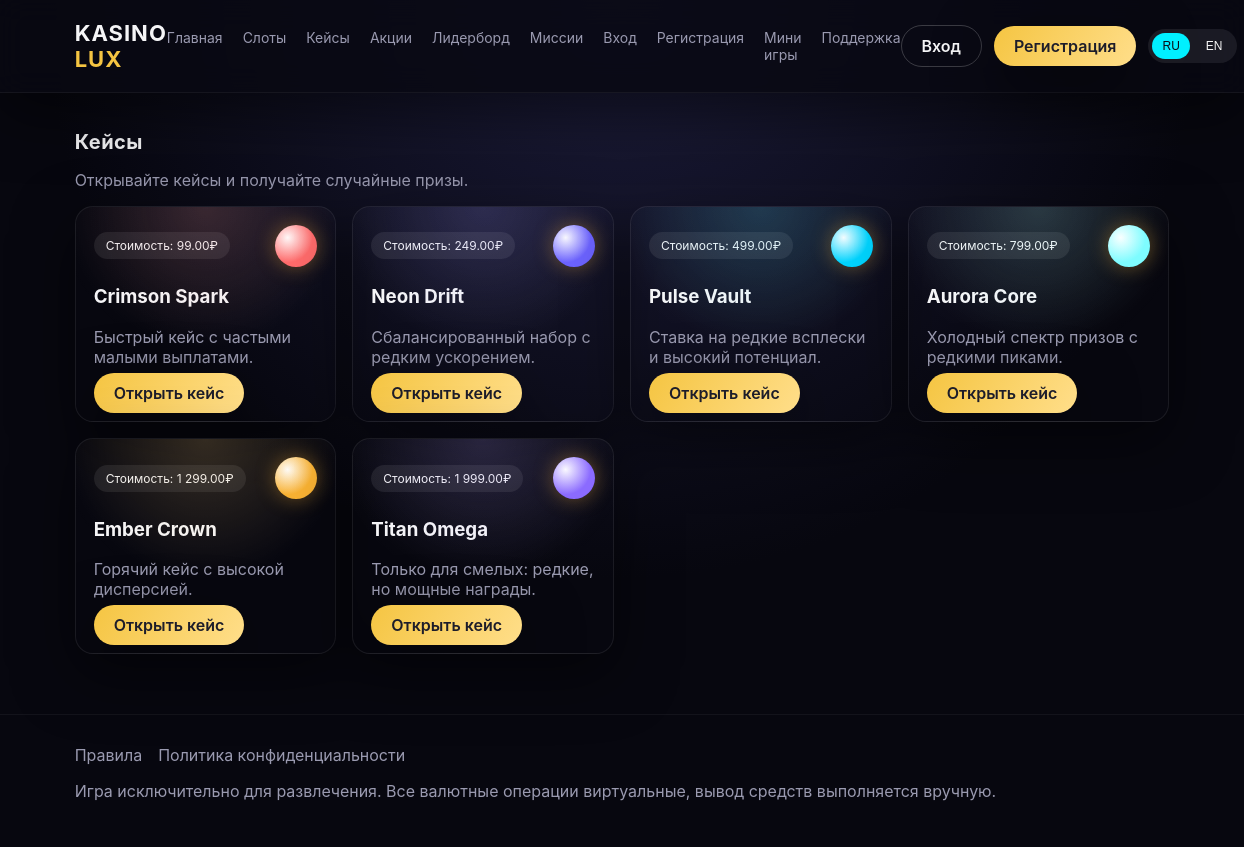
The app's page /cases.php with its own data.
### tables this page shows
CREATE TABLE cases (
    id INT AUTO_INCREMENT PRIMARY KEY,
    slug VARCHAR(120) NOT NULL UNIQUE,
    name VARCHAR(120) NOT NULL,
    description TEXT,
    price DECIMAL(12,2) NOT NULL,
    accent_color VARCHAR(20) DEFAULT '#f9b233',
    is_active TINYINT(1) DEFAULT 1,
    created_at TIMESTAMP DEFAULT CURRENT_TIMESTAMP
);

### config.php (called while the page is built)
<?php
return [
    'site' => [
        'name' => 'Kasino Lux',
        'base_url' => '',
        'default_language' => 'ru',
        'support_email' => 'support@example.com',
        'demo_mode' => false,
    ],
    'mail' => [
        'enabled' => false,
        'host' => 'smtp.example.com',
        'port' => 587,
        'encryption' => 'tls',
        'username' => 'smtp_user',
        'password' => 'smtp_password',
        'from_email' => 'support@example.com',
        'from_name' => 'Kasino Lux',
    ],
    'db' => [
        'host' => 'localhost',
        'name' => 'kasino',
        'user' => 'root',
        'pass' => '',
        'charset' => 'utf8mb4',
    ],
    'security' => [
        'session_name' => 'kasino_session',
        'csrf_key' => 'change_this_secret_key',
        'rate_limit' => [
            'login' => ['window' => 300, 'max' => 10],
            'spin' => ['window' => 60, 'max' => 120],
            'withdrawal' => ['window' => 3600, 'max' => 5],
        ],
    ],
    'payments' => [
        'sbp' => [
            'merchant_id' => 'SBP_MERCHANT_ID',
            'secret' => 'SBP_SECRET',
            'min_amount' => 100,
            'max_amount' => 100000,
        ],
    ],
    'bonuses' => [
        'daily_amount' => 50,
        'welcome_amount' => 500,
        'welcome_wager' => 20,
        'cashback_percent' => 5,
    ],
    'pwa' => [
        'name' => 'Kasino Lux',
        'short_name' => 'Kasino',
        'theme_color' => '#0b0b14',
        'background_color' => '#0b0b14',
    ],
    'game' => [
        'min_bet' => 10,
        'max_bet' => 1000,
    ],
];

### cases.php (the view, shortened to what this page needs)
<?php
require __DIR__ . '/helpers.php';
$cases = db()->query('SELECT * FROM cases WHERE is_active = 1 ORDER BY price ASC')->fetchAll();
?>
<section class="section">
    <div class="section-header">
        <div>
            <h2><?php echo t('cases_title'); ?></h2>
            <p class="muted"><?php echo t('cases_subtitle'); ?></p>
        </div>
    </div>
    <div class="cards cases-grid">
        <?php foreach ($cases as $case): ?>
            <div class="card case-card" style="--case-accent: <?php echo htmlspecialchars($case['accent_color'], ENT_QUOTES); ?>;">
                <div class="case-card-header">
                    <div class="case-badge"><?php echo t('case_price'); ?>: <?php echo number_format((float) $case['price'], 2, '.', ' '); ?>₽</div>
                    <div class="case-orb"></div>
                </div>
                <h3><?php echo htmlspecialchars($case['name'], ENT_QUOTES); ?></h3>
                <p class="muted"><?php echo htmlspecialchars($case['description'] ?? '', ENT_QUOTES); ?></p>
                <a class="btn" href="/case.php?case=<?php echo urlencode($case['slug']); ?>"><?php echo t('case_open'); ?></a>
            </div>
        <?php endforeach; ?>
    </div>
</section>

### assets/css/style.css (style rules this page uses)
:root { --bg: #0b0b14; --panel: #121225; --panel-strong: #181834; --accent: #f5c542; --accent-soft: rgba(245, 197, 66, 0.2); --neon: #00f0ff; --neon-soft: rgba(0, 240, 255, 0.15); --text: #f5f5f7; --muted: #9a9ab0; --danger: #ff5f6d; --success: #3ef7b0; --shadow: 0 20px 60px rgba(0, 0, 0, 0.5); --glow: 0 0 30px rgba(0, 240, 255, 0.2); font-family: 'Inter', 'Segoe UI', system-ui, sans-serif; }
* { box-sizing: border-box; }
body { margin: 0; background: radial-gradient(circle at top, #1c1c3a, #07070f 55%) fixed; color: var(--text); }
a { color: inherit; text-decoration: none; }
.btn { padding: 10px 20px; border-radius: 999px; background: linear-gradient(120deg, var(--accent), #ffde8a); color: #1d1d2a; font-weight: 600; border: none; cursor: pointer; box-shadow: var(--shadow); transition: transform 0.2s ease, box-shadow 0.2s ease; }
.section { padding: 20px 6vw 60px; }
.section h2 { font-size: 20px; margin-bottom: 16px; letter-spacing: 0.5px; }
.cards { display: grid; gap: 16px; grid-template-columns: repeat(auto-fit, minmax(200px, 1fr)); }
.card { background: rgba(18, 18, 37, 0.9); padding: 18px; border-radius: 18px; border: 1px solid rgba(255, 255, 255, 0.04); box-shadow: var(--shadow); transition: transform 0.2s ease, border-color 0.2s ease; }
.muted { color: var(--muted); }
.cases-grid { grid-template-columns: repeat(auto-fit, minmax(220px, 1fr)); }
.case-card { position: relative; overflow: hidden; border: 1px solid rgba(255, 255, 255, 0.08); background: radial-gradient(circle at top, rgba(255, 255, 255, 0.08), transparent 60%); }
.case-card::after { content: ''; position: absolute; inset: 0; background: radial-gradient(circle at top, var(--case-accent, #f9b233), transparent 55%); opacity: 0.12; pointer-events: none; }
.case-card-header { display: flex; justify-content: space-between; align-items: center; margin-bottom: 12px; }
.case-badge { padding: 6px 12px; border-radius: 999px; background: rgba(255, 255, 255, 0.08); font-size: 12px; }
.case-orb { width: 42px; height: 42px; border-radius: 50%; background: radial-gradient(circle at 30% 30%, #fff, var(--case-accent, #f9b233) 60%); box-shadow: 0 0 20px rgba(249, 178, 51, 0.4); animation: casePulse 3s ease-in-out infinite; }

### records on screen
cases: price "99.00", name "Crimson Spark", description "Быстрый кейс с частыми малыми выплатами."
cases: price "249.00", name "Neon Drift", description "Сбалансированный набор с редким ускорением."
cases: price "499.00", name "Pulse Vault", description "Ставка на редкие всплески и высокий потенциал."
cases: price "799.00", name "Aurora Core", description "Холодный спектр призов с редкими пиками."
cases: price "1 299.00", name "Ember Crown", description "Горячий кейс с высокой дисперсией."
cases: price "1 999.00", name "Titan Omega", description "Только для смелых: редкие, но мощные награды."

### other values on screen
t('nav_home') "Главная"
t('nav_slots') "Слоты"
t('nav_cases') "Кейсы"
t('nav_promotions') "Акции"
t('nav_leaderboard') "Лидерборд"
t('nav_missions') "Миссии"
t('nav_login') "Вход"
t('nav_register') "Регистрация"
t('nav_minigames') "Мини игры"
t('nav_support') "Поддержка"
t('cases_title') "Кейсы"
t('cases_subtitle') "Открывайте кейсы и получайте случайные призы."
t('nav_terms') "Правила"
t('nav_privacy') "Политика конфиденциальности"
t('legal_notice') "Игра исключительно для развлечения. Все валютные операции виртуальные, вывод средств выполняется вручную."
